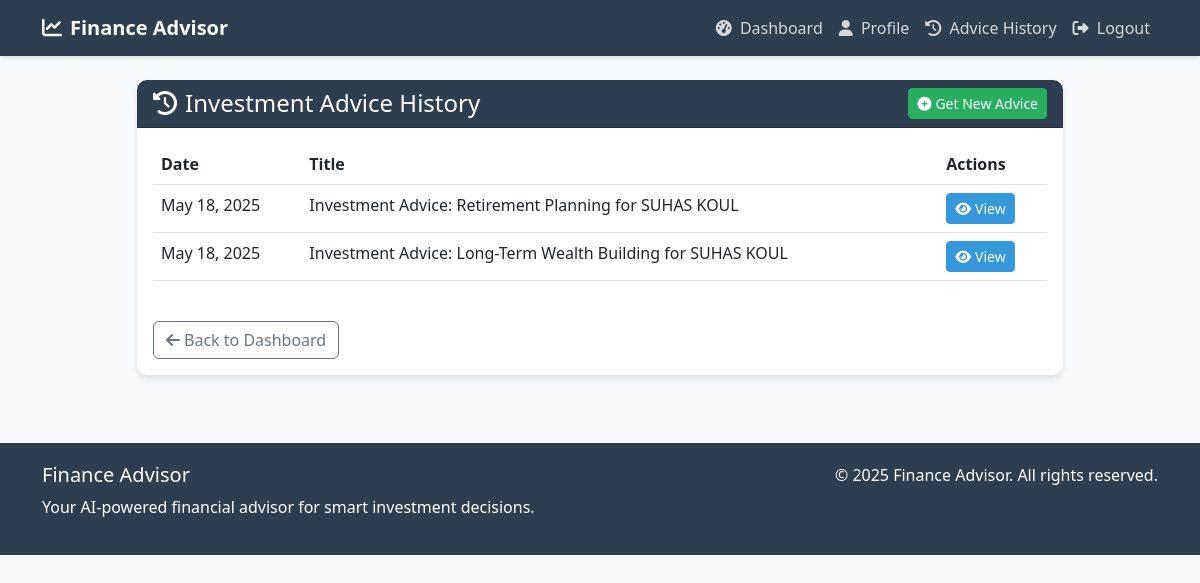
/advice/history/ (signed in), run on the app's committed database.
### advisor/models.py (models this page shows, shortened)
class InvestmentAdvice(models.Model):
    user = models.ForeignKey(User, on_delete=models.CASCADE, related_name='investment_advice')
    profile = models.ForeignKey(FinancialProfile, on_delete=models.CASCADE, related_name='advice')
    title = models.CharField(max_length=200)
    content = models.TextField()
    created_at = models.DateTimeField(auto_now_add=True)
    class Meta:
        ordering = ['-created_at']

### advisor/views.py (the view)
# urls.py: path('advice/history/', views.advice_history, name='advice_history'),
@login_required
def advice_history(request):
    advice_list = InvestmentAdvice.objects.filter(user=request.user).order_by('-created_at')
    return render(request, 'advisor/advice_history.html', {'advice_list': advice_list})

### templates/advisor/advice_history.html (shortened to what this page needs)
{% extends 'base.html' %}
{% block content %}
<div class="row justify-content-center">
    <div class="col-md-10">
        <div class="card">
            <div class="card-header d-flex justify-content-between align-items-center">
                <h4 class="mb-0"><i class="fas fa-history me-2"></i>Investment Advice History</h4>
                <a href="{% url 'new_advice' %}" class="btn btn-success btn-sm">
                    <i class="fas fa-plus-circle me-1"></i>Get New Advice
                </a>
            </div>
            <div class="card-body">
                {% if advice_list %}
                    <div class="table-responsive">
                        <table class="table table-hover">
                            <thead>
                                <tr>
                                    <th>Date</th>
                                    <th>Title</th>
                                    <th>Actions</th>
                                </tr>
                            </thead>
                            <tbody>
                                {% for advice in advice_list %}
                                    <tr>
                                        <td>{{ advice.created_at|date:"F d, Y" }}</td>
                                        <td>{{ advice.title }}</td>
                                        <td>
                                            <a href="{% url 'view_advice' advice_id=advice.id %}" class="btn btn-sm btn-primary">
                                                <i class="fas fa-eye me-1"></i>View
                                            </a>
                                        </td>
                                    </tr>
                                {% endfor %}
                            </tbody>
                        </table>
                    </div>
                {% endif %}
                <div class="mt-4">
                    <a href="{% url 'dashboard' %}" class="btn btn-outline-secondary">
                        <i class="fas fa-arrow-left me-1"></i>Back to Dashboard
                    </a>
                </div>
            </div>
        </div>
    </div>
</div>
{% endblock %}

### templates/base.html (style rules this page uses)
:root { --primary-color: #2c3e50; --secondary-color: #3498db; --accent-color: #27ae60; --danger-color: #e74c3c; --light-color: #ecf0f1; --dark-color: #2c3e50; }
body { font-family: 'Segoe UI', Tahoma, Geneva, Verdana, sans-serif; background-color: #f8f9fa; color: #333; }
.card { border-radius: 10px; box-shadow: 0 4px 6px rgba(0, 0, 0, 0.1); margin-bottom: 20px; border: none; }
.card-header { background-color: var(--primary-color); color: white; border-radius: 10px 10px 0 0 !important; font-weight: bold; }
.btn-primary { background-color: var(--secondary-color); border-color: var(--secondary-color); }
.btn-success { background-color: var(--accent-color); border-color: var(--accent-color); }

### data on the page
InvestmentAdvice: created_at "May 18, 2025", title "Investment Advice: Retirement Planning for SUHAS KOUL"
InvestmentAdvice: created_at "May 18, 2025", title "Investment Advice: Long-Term Wealth Building for SUHAS KOUL"
